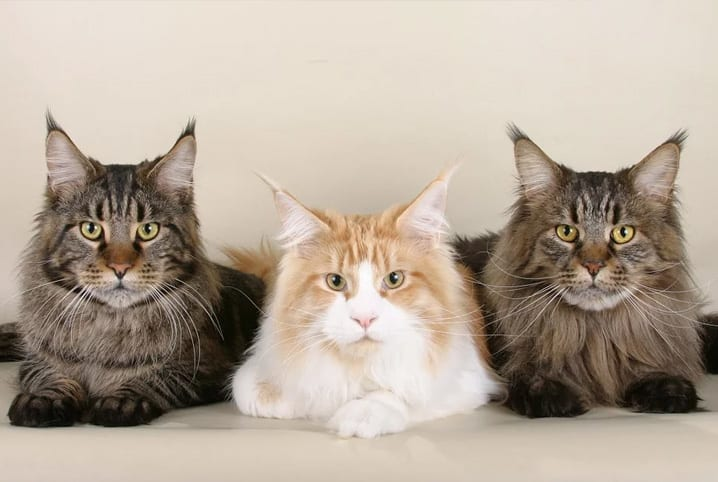
#> input picture Imagens/FotoGato1.jpg, 718 x 482 px, found by its file name
$ python 'Reconhecimento de Faces de Gatos - Versão 1.0.0.py'
#> lines starting #> are read from the running program, lines starting #| are printed output that depends on the picture; after the words box and inside, x2 and y2 are one past the last pixel; in counts of white or black regions, pixels touching at a corner belong together
#
########################################################################
# Importação das Bibliotecas Necessárias
########################################################################
#
import cv2 as cv
import os
from pathlib import Path

#
########################################################################
# Funções de Apoio
########################################################################
#
def LimpaTerminal ():
    if os.name == "nt":
       _ = os.system( "cls" )
    else:
      _ = os.system( "clear ")
    return ()

#
########################################################################
# Definições Gerais
########################################################################
#
NomeImagem  = "FotoGato1.jpg"
#NomeImagem  = "FotoGato2.jpg"
#NomeImagem  = "FotoGato3.jpg"
NomePadrao  = "haarcascade_frontalcatface.xml"
dirRaiz = Path.home()
dirBase = "LocalCV"
dirImagem = "Imagens"
dirPadroes = "Padroes"
dirCaminhoImagem = str(Path(dirRaiz, dirBase, dirImagem, NomeImagem))
dirCaminhoPadrao = str(Path(dirRaiz, dirBase, dirPadroes, NomePadrao))

#
########################################################################
# Lendo a Imagem
########################################################################
#
ImagemBase = cv.imread ( dirCaminhoImagem, cv.IMREAD_COLOR)
#> ImagemBase is the input picture: shape (482, 718, 3); mean B, G, R 154.3, 168.5, 181.6
if ImagemBase is None:
   LimpaTerminal ()
   print( "Não Foi Localizada a Imagem : ", NomeImagem)
   exit ()

#
########################################################################
# Lendo o Padrão de Reconhecimento
########################################################################
#
CascataFaces = cv.CascadeClassifier(dirCaminhoPadrao)
if not CascataFaces.load(dirCaminhoPadrao):
   LimpaTerminal ()
   print( "Não Foi Localizada o Padrão : ", dirCaminhoPadrao)
   exit ()

#
########################################################################
# Loop de Busca do Padrão
########################################################################
#
ImagemCinza = cv.cvtColor(ImagemBase, cv.COLOR_BGR2GRAY)
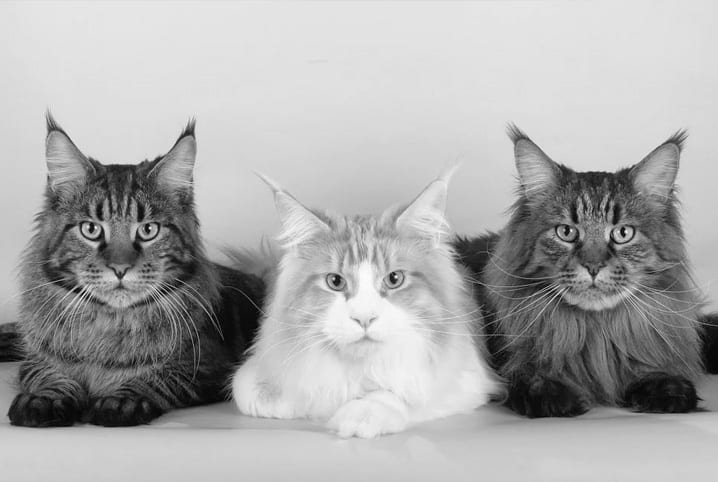
#> ImagemCinza: shape (482, 718); min 1, max 253, mean 170.8
Faces = CascataFaces.detectMultiScale(ImagemCinza, 1.1, 3)
#> Faces = [[295, 227, 136, 136], [53, 175, 130, 130], [527, 182, 131, 131]]
print( "Número de Faces Detectadas = ", len(Faces))
#| Número de Faces Detectadas =  3

if len(Faces) > 0:
   for (x,y,w,h) in Faces:

      cv.rectangle(ImagemBase,(x,y),(x+w,y+h),(0,255,255),2)
      cv.putText(ImagemBase, "Face Felina", (x, y-3), cv.FONT_HERSHEY_SIMPLEX, 0.5, (0,255,0), 1)
#> this loop made 3 passes
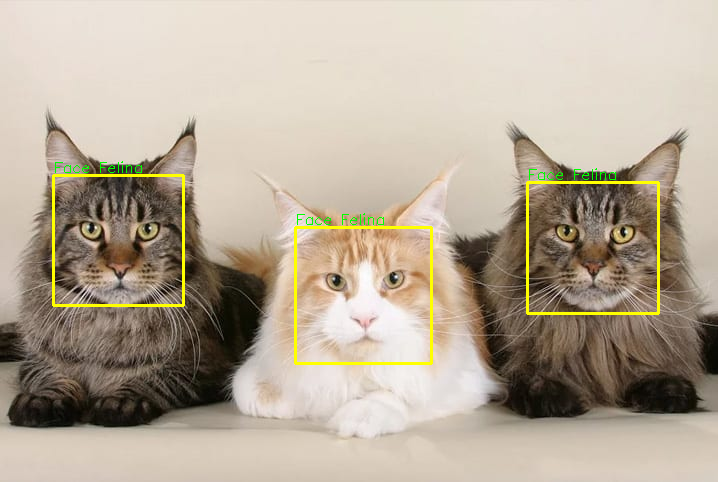
#> ImagemBase: shape (482, 718, 3); 1.54% of pixels changed, all inside (x1, y1, x2, y2) = (52, 161, 660, 365)

#
########################################################################
# Apresentando a Imagem Cinza
########################################################################
#
cv.imshow('Reconhecimento Padrao',ImagemBase)
cv.waitKey(0)
cv.destroyAllWindows()

########################################################################
# FIM DO PROGRAMA
########################################################################

$ run again, with Imagens/FotoGato2.jpg copied over Imagens/FotoGato1.jpg
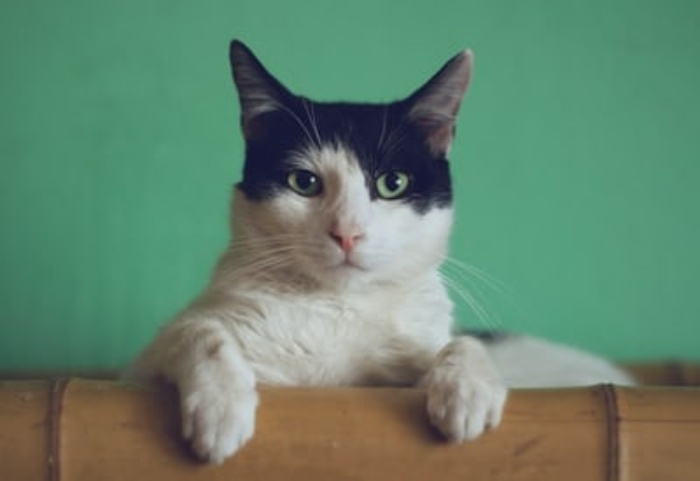
#> input picture Imagens/FotoGato2.jpg, 700 x 481 px, found by its file name
#> ImagemBase is the input picture: shape (481, 700, 3); mean B, G, R 109.6, 132, 100.5
#> `ImagemCinza = cv.cvtColor(ImagemBase, cv.COLOR_BGR2GRAY)`:
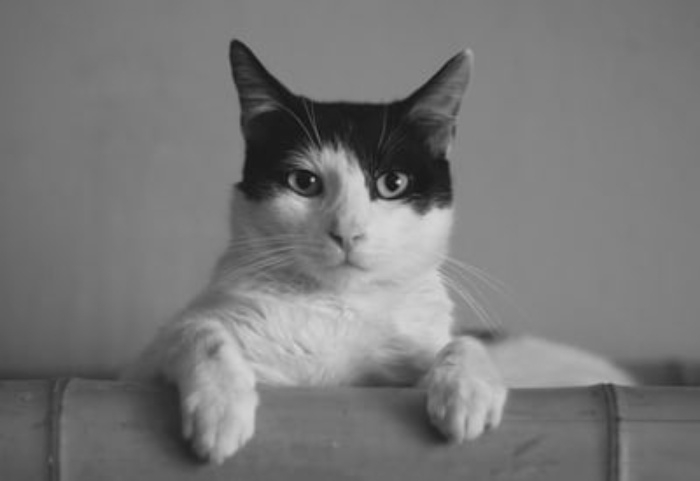
#> ImagemCinza: shape (481, 700); min 15, max 215, mean 120
#> Faces = [[256, 104, 182, 182]]
#| Número de Faces Detectadas =  1
#> the loop `for (x,y,w,h) in Faces: ` made 1 pass
#> after the loop `for (x,y,w,h) in Faces:`:
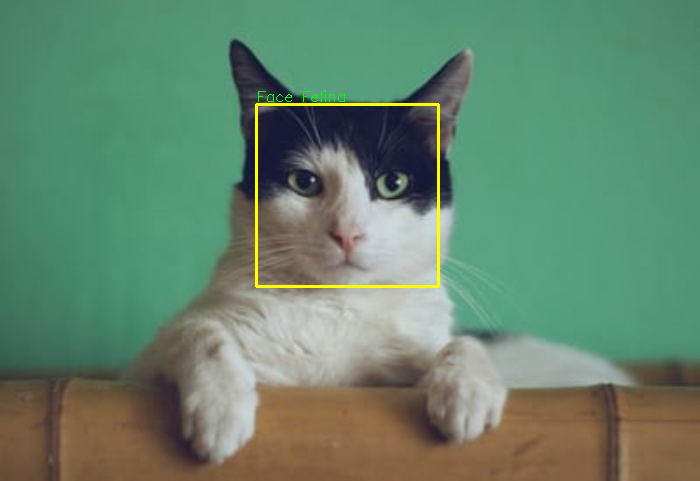
#> ImagemBase: shape (481, 700, 3); 0.7% of pixels changed, all inside (x1, y1, x2, y2) = (255, 90, 440, 288)

$ run again, with Imagens/FotoGato3.jpg copied over Imagens/FotoGato1.jpg
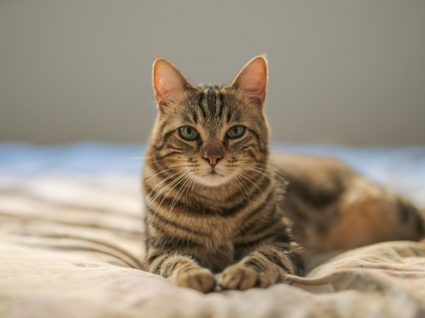
#> input picture Imagens/FotoGato3.jpg, 425 x 318 px, found by its file name
#> ImagemBase is the input picture: shape (318, 425, 3); mean B, G, R 125.9, 143.4, 155.4
#> `ImagemCinza = cv.cvtColor(ImagemBase, cv.COLOR_BGR2GRAY)`:
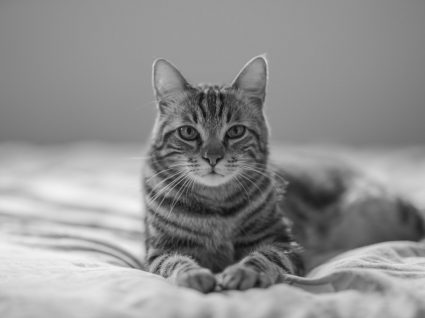
#> ImagemCinza: shape (318, 425); min 10, max 243, mean 145
#> Faces = [[160, 90, 103, 103]]
#| Número de Faces Detectadas =  1
#> the loop `for (x,y,w,h) in Faces: ` made 1 pass
#> after the loop `for (x,y,w,h) in Faces:`:
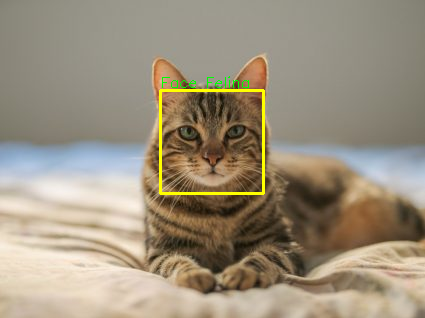
#> ImagemBase: shape (318, 425, 3); 1.05% of pixels changed, all inside (x1, y1, x2, y2) = (159, 76, 265, 195)
